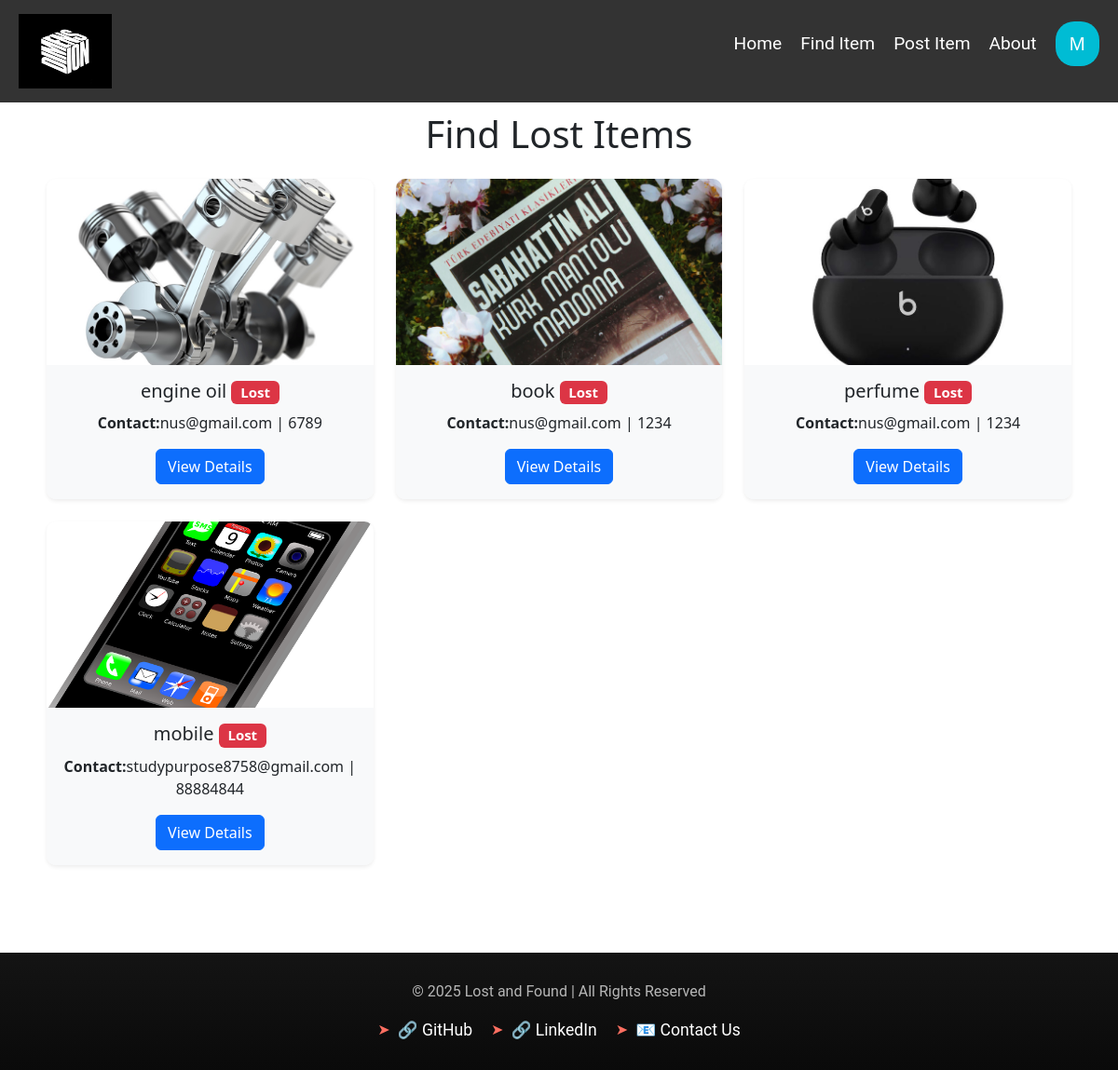
Before: /find/ (signed in) with the older database file.
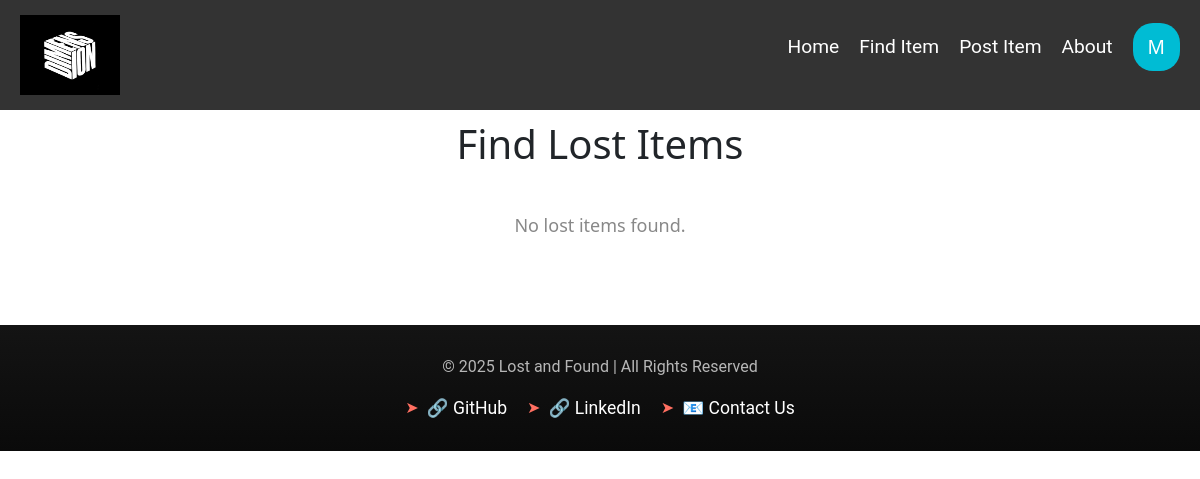
After: the same page with the newer database file.
### l_f/models.py (models this page shows, shortened)
class LostItem(models.Model):
    STATUS_CHOICES = [
        ("lost", "Lost"),
        ("found", "Found"),
    ]
    user = models.ForeignKey(
        User,
        on_delete=models.CASCADE,
        null=True,
        blank=True,
        related_name="lost_items"
    )
    name = models.CharField(max_length=100, default="Anonymous")
    title = models.CharField(max_length=200)
    description = models.TextField()
    email = models.EmailField()
    phone = models.CharField(max_length=15)
    image = models.ImageField(upload_to="lost_items/", blank=True, null=True)
    status = models.CharField(
        max_length=10, choices=STATUS_CHOICES, default="lost"
    )  # Status field for Lost/Found
    created_at = models.DateTimeField(auto_now_add=True)

### l_f/views.py (the view)
# urls.py: path("find/", views.find_item, name="find_item"),
def find_item(request):
    items = LostItem.objects.all().order_by('-created_at')
    return render(request, "l_f/find_item.html", {"items": items})

### l_f/templates/l_f/find_item.html (shortened to what this page needs)
{% load static %}
<!DOCTYPE html>
<html lang="en">
<head>
    <link rel="stylesheet" href="https://cdn.jsdelivr.net/npm/bootstrap@5.3.0/dist/css/bootstrap.min.css">
    <link rel="stylesheet" href="https://unpkg.com/aos@next/dist/aos.css">
</head>
<body>
    <nav>
        <a href="{% url 'home' %}">
            <img src="{% static 'l_f/logo2.jpeg' %}" alt="Lost & Found" class="logo">
        </a>
        <ul id="nav-links">
            <li><a href="{% url 'home' %}">Home</a></li>
            <li><a href="{% url 'find_item' %}">Find Item</a></li>
            <li><a href="{% url 'post_item' %}">Post Item</a></li>
            <li><a href="{% url 'about_page' %}">About</a></li>
            {% if user.is_authenticated %}
            <li class="user-dropdown">
                <button>{{ user.username|first|upper }}</button>
            </li>
            {% else %}
            <li><a href="{% url 'signup' %}" class="signup-btn">Sign Up</a></li>
            <li><a href="{% url 'login' %}" class="login-btn">Log In</a></li>
            {% endif %}
        </ul>
    </nav>
    <div class="container">
        <h1 class="text-center mb-4">Find Lost Items</h1>
        <div class="row">
            {% if items %}
                {% for item in items %}
                    <div class="col-md-4 mb-4" data-aos="fade-up">
                        <div class="card shadow-sm">
                            {% if item.image %}
                                <img src="{{ item.image.url }}" class="card-img-top" alt="{{ item.title }}">
                            {% else %}
                                <img src="https://via.placeholder.com/300" class="card-img-top" alt="No Image">
                            {% endif %}
                            <div class="card-body">
                                <h5 class="card-title">
                                    {{ item.title }}
                                    {% if item.status == "lost" %}
                                        <span class="badge bg-danger">Lost</span>
                                    {% else %}
                                        <span class="badge bg-success">Found</span>
                                    {% endif %}
                                </h5>
                                <p><strong>Contact:</strong>{{ item.email }} | {{ item.phone }}</p>
                                <button type="button" class="btn btn-primary" data-bs-toggle="modal" data-bs-target="#detailsModal{{ item.id }}">
                                    View Details
                                </button>
                            </div>
                        </div>
                    </div>
                {% endfor %}
            {% else %}
                <p class="no-items text-center">No lost items found.</p>
            {% endif %}
        </div>
    </div>
    <footer>
        <div class="footer-content">
            <p>&copy; 2025 Lost and Found | All Rights Reserved</p>
            <div class="social-links">
                <a href="{% url 'about_page' %}">🔗 GitHub</a>
                <a href="{% url 'about_page' %}">🔗 LinkedIn</a>
                <a href="{% url 'about_page' %}">📧 Contact Us</a>
            </div>
        </div>
    </footer>
</body>
</html>

Changed rows visible on the page:
removed LostItem: image (picture), title "engine oil", status "Lost", email "nus@gmail.com", phone "6789"
removed LostItem: image (picture), title "book", status "Lost", email "nus@gmail.com", phone "1234"
removed LostItem: image (picture), title "perfume", status "Lost", email "nus@gmail.com", phone "1234"
removed LostItem: image (picture), title "mobile", status "Lost", email "studypurpose8758@gmail.com", phone "88884844"
Other visible differences:
text now shown: "No lost items found."
